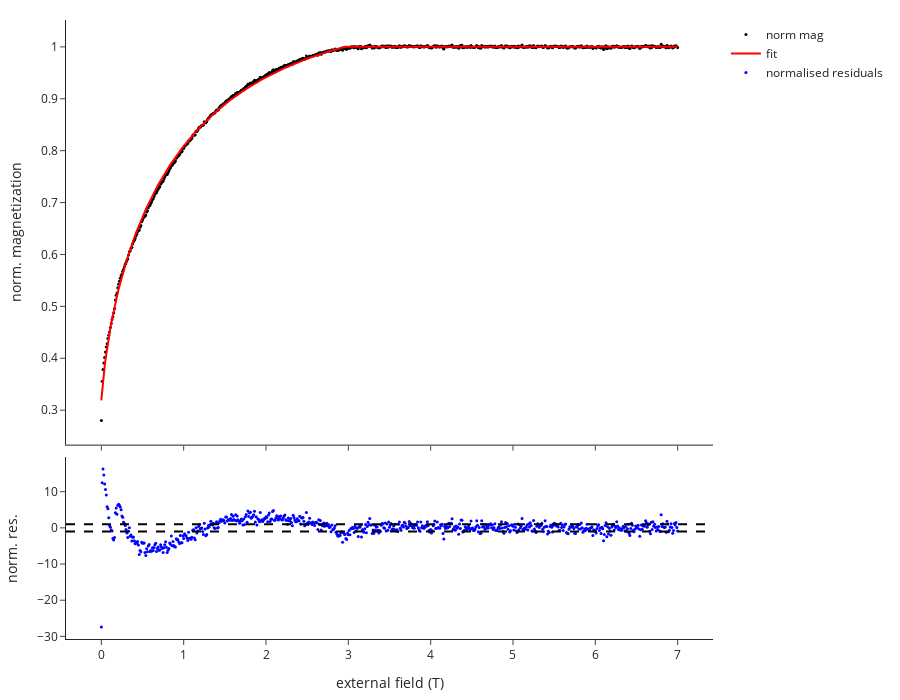

The notebook cell saved with this chart:
### Markdown cell above
# Results and Residuals

### Code cell
sigma = np.std(norm_moment[-length_of_last_points:])
#calculate chisq from the standard deviation of the tail
res = (norm_moment - y_fit)
norm_res = res/sigma

#get chisq and other significant constants
chisq_red = np.sum(norm_res**2)/(len(field))

J1, J2, A = pOpt
J1_err, J2_err, A_err = np.sqrt(np.diag(pCov))
Hsat_calc = field[np.where(y_fit==1)[0][0]]
Hsat_meas = field[np.where(np.isclose(norm_moment, 1, rtol=0.001))[0][0]]
if J1/(2*J2) < 1:
    #handle case where J1/2J2 > 1
    theta_model = 180 - np.arccos(J1/(2*J2))*180/np.pi
else:
    theta_model = 180
theta_data = 2*np.arccos(ratio_MrMs)*180/np.pi
theta = np.mean([theta_model, theta_data])


print(f"red chisq = {chisq_red:.3f} +/- {np.sqrt(2/(len(field)-len(pOpt))):.3f} \n")
print(f"J1 = {J1:.4f} +/- {J1_err:.4f}\nJ2 = {J2:.4f} +/- {J2_err:.4f}\nA = {A:.4f} +/- {A_err:.4f} \n")

print(f"measured saturation field = {Hsat_meas:.2f} T")
print(f"fit saturation field = {Hsat_calc:.2f} T\n")

print(f"theta_data = {theta_data:.1f}\ntheta_model = {theta_model:.1f}\ntheta = {theta:.1f}\n")

print(f"Ms = {Ms*1000:.2e}\nMr = {ratio_MrMs*Ms*1000:.2e}\nMr/Ms = {ratio_MrMs:.2e}\n")





# make plots
fig = make_subplots(rows=2, cols=1, row_heights=[0.7,0.3], shared_xaxes=True, vertical_spacing=0.02)
fig.add_trace(go.Scatter(x=field,
                         y=norm_moment,
                         mode="markers",
                         marker=dict(color="black", size=3),
                         name="norm mag"),
              row=1,
              col=1)
fig.add_trace(go.Scatter(x=field,
                         y=y_fit,
                         mode="lines",
                         line=dict(color="red"),
                         name="fit"),
              row=1,
              col=1)

fig.add_trace(go.Scatter(x=field, 
                         y=norm_res,
                         mode="markers",
                         marker=dict(color='blue', size=3),
                         name="normalised residuals"), row=2, col=1)
fig.add_hline(y=1, line=dict(color="black", dash="dash", width=2), opacity=1, row=2, col=1)
fig.add_hline(y=-1, line=dict(color="black", dash="dash", width=2), opacity=1, row=2, col=1)



fig.update_yaxes(title_text="norm. magnetization",  row=1, col=1)
fig.update_yaxes(title_text="norm. res.",  row=2, col=1)
fig.update_xaxes(title_text="external field (T)",  row=2, col=1)
fig.update_layout(margin=dict(t=20, b=20, r=20, l=20), width=900, height=700)
fig.show()

### Figure 1 — Plotly figure (JSON) as saved in the notebook; plotly's stock layout.template omitted (floating-point values rounded to 4 significant figures; data arrays with more than 128 entries replaced by an {"elided": "..."} marker saying what was removed)
{"data": [{"marker": {"color": "black", "size": 3}, "mode": "markers", "name": "norm mag", "type": "scatter", "x": {"elided": "701 float values"}, "xaxis": "x", "y": {"elided": "701 float values"}, "yaxis": "y"}, {"line": {"color": "red"}, "mode": "lines", "name": "fit", "type": "scatter", "x": {"elided": "701 float values"}, "xaxis": "x", "y": {"elided": "701 float values"}, "yaxis": "y"}, {"marker": {"color": "blue", "size": 3}, "mode": "markers", "name": "normalised residuals", "type": "scatter", "x": {"elided": "701 float values"}, "xaxis": "x2", "y": {"elided": "701 float values"}, "yaxis": "y2"}], "layout": {"height": 700, "margin": {"b": 20, "l": 20, "r": 20, "t": 20}, "shapes": [{"line": {"color": "black", "dash": "dash", "width": 2}, "opacity": 1, "type": "line", "x0": 0, "x1": 1, "xref": "x2 domain", "y0": 1, "y1": 1, "yref": "y2"}, {"line": {"color": "black", "dash": "dash", "width": 2}, "opacity": 1, "type": "line", "x0": 0, "x1": 1, "xref": "x2 domain", "y0": -1, "y1": -1, "yref": "y2"}], "width": 900, "xaxis": {"anchor": "y", "domain": [0, 1], "matches": "x2", "showticklabels": false}, "xaxis2": {"anchor": "y2", "domain": [0, 1], "title": {"text": "external field (T)"}}, "yaxis": {"anchor": "x", "domain": [0.314, 1], "title": {"text": "norm. magnetization"}}, "yaxis2": {"anchor": "x2", "domain": [0, 0.294], "title": {"text": "norm. res."}}}}
